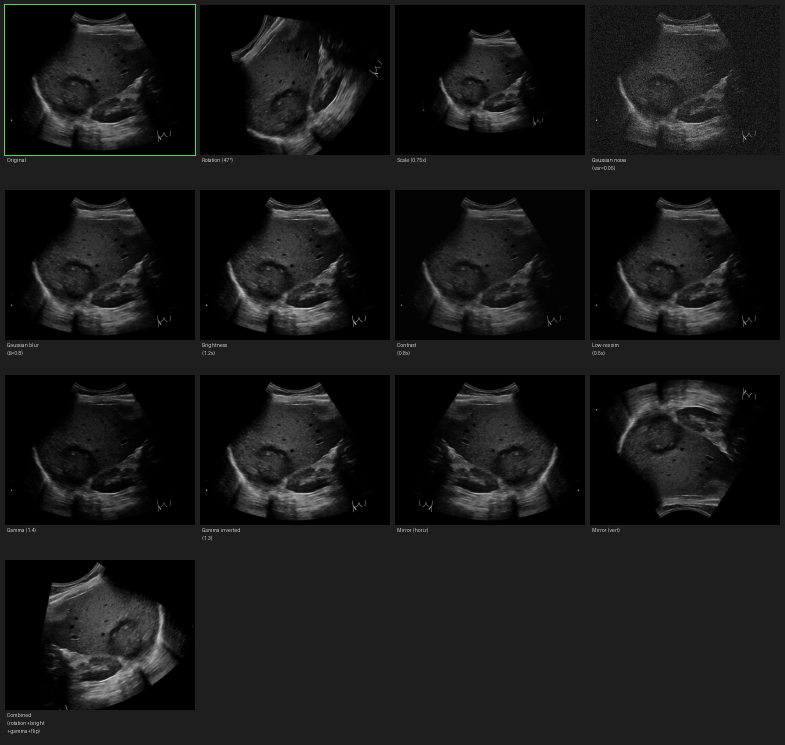
#> input picture analysis/augmentations/augmentation_examples.png, 1570 x 1490 px (shown at 1/2 size)
$ python visualize_augmentations.py --image augmentation_examples.png
#> lines starting #> are read from the running program, lines starting #| are printed output that depends on the picture
"""
Visualize nnU-Net's default augmentations applied to a liver ultrasound image.

Shows 10 individual transforms side by side with the original,
using the exact same parameters nnU-Net applies during training.

Usage:
    pip install numpy Pillow scipy scikit-image
    python visualize_augmentations.py --image path/to/image.jpg

Outputs a grid image to augmentation_examples.png
"""

import argparse
import numpy as np
from PIL import Image, ImageDraw, ImageFont
from scipy.ndimage import gaussian_filter, map_coordinates
from skimage.transform import resize


def load_and_prep(path):
    """Load image as grayscale float array normalized to 0-1."""
#> called with path = 'augmentation_examples.png'
    img = Image.open(path).convert("L")
    return np.array(img, dtype=np.float32) / 255.0


def to_pil(arr):
    """Convert 0-1 float array back to PIL Image."""
    return Image.fromarray((np.clip(arr, 0, 1) * 255).astype(np.uint8))

# --- Individual augmentations matching nnU-Net defaults ---

def aug_rotation(img, angle_deg=47):
    """Rotation. nnU-Net: p=0.2, ±180° for 2D."""
#> called with angle_deg = 47
    pil = to_pil(img)
    rotated = pil.rotate(angle_deg, resample=Image.BILINEAR, fillcolor=0)
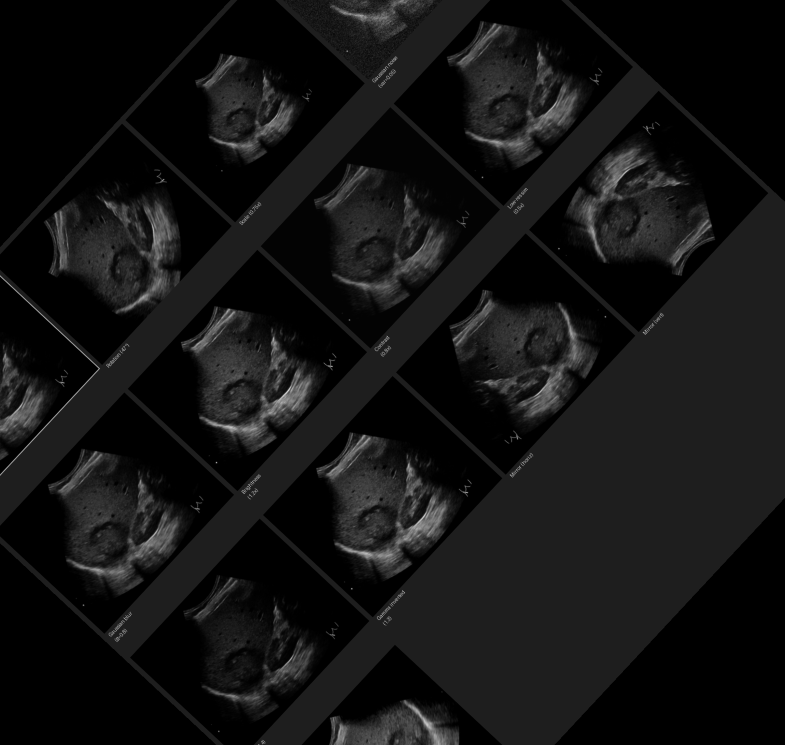
#> rotated: PIL image 1570x1490 L (shown at 1/2 size); min 0, max 233, mean 19.1
    return np.array(rotated, dtype=np.float32) / 255.0


def aug_scaling(img, scale=0.75):
    """Scaling. nnU-Net: p=0.2, range 0.7x to 1.4x."""
#> called with scale = 0.75
    h, w = img.shape
#> h = 1490; w = 1570
    new_h, new_w = int(h * scale), int(w * scale)
#> new_h = 1117; new_w = 1177
    resized = resize(img, (new_h, new_w), anti_aliasing=True, preserve_range=True)
    # Center in original canvas
    out = np.zeros_like(img)
    y_off = (h - new_h) // 2
#> y_off = 186
    x_off = (w - new_w) // 2
#> x_off = 196
    out[y_off:y_off+new_h, x_off:x_off+new_w] = resized
    return out


def aug_gaussian_noise(img, variance=0.05):
    """Gaussian noise. nnU-Net: p=0.1, variance 0 to 0.1."""
#> called with variance = 0.05
    noise = np.random.normal(0, np.sqrt(variance), img.shape).astype(np.float32)
    return img + noise
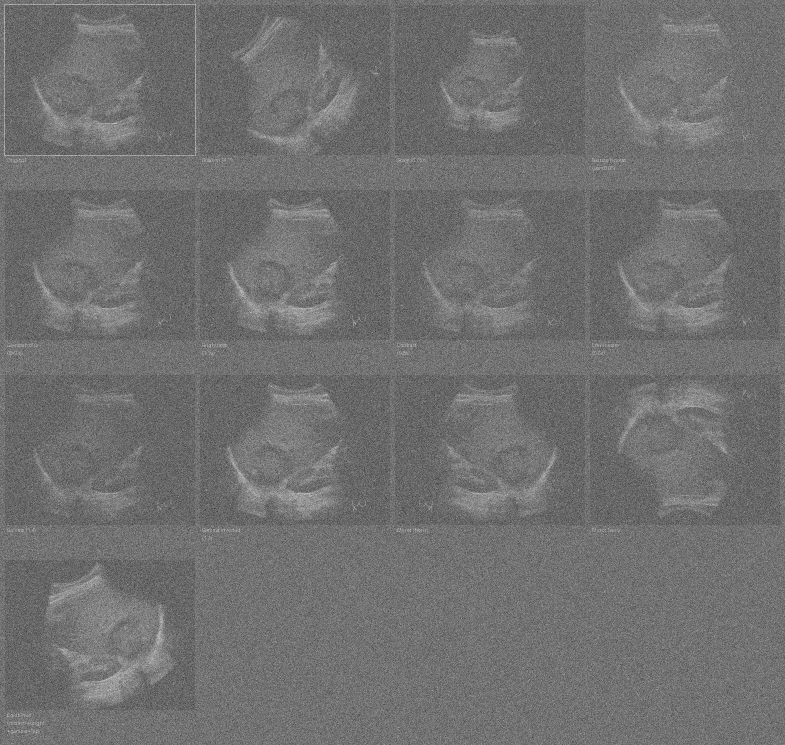
#> returned value: shape (1490, 1570) float32 (shown at 1/2 size); min -1.09, max 1.6, mean 0.0958; drawn with min black and max white


def aug_gaussian_blur(img, sigma=0.8):
    """Gaussian blur. nnU-Net: p=0.2, sigma 0.5 to 1.0."""
#> called with sigma = 0.8
    return gaussian_filter(img, sigma=sigma)


def aug_brightness(img, multiplier=1.2):
    """Multiplicative brightness. nnU-Net: p=0.15, range 0.75 to 1.25."""
#> called with multiplier = 1.2
    return img * multiplier


def aug_contrast(img, factor=0.8):
    """Contrast adjustment. nnU-Net: p=0.15, range 0.75 to 1.25."""
#> called with factor = 0.8
    mean = img.mean()
#> mean = 0.0956
    return (img - mean) * factor + mean


def aug_low_resolution(img, scale=0.5):
    """Low-resolution simulation. nnU-Net: p=0.25, downscale 0.5x to 1.0x."""
#> called with scale = 0.5
    h, w = img.shape
#> h = 1490; w = 1570
    small = resize(img, (int(h * scale), int(w * scale)),
                   anti_aliasing=True, preserve_range=True)
    return resize(small, (h, w), order=0, preserve_range=True)  # nearest neighbor upsample


def aug_gamma(img, gamma=1.4):
    """Gamma correction. nnU-Net: p=0.3, gamma 0.7 to 1.5."""
#> called with gamma = 1.4
    return np.power(np.clip(img, 1e-8, 1.0), gamma)


def aug_gamma_inverted(img, gamma=1.3):
    """Inverted gamma correction. nnU-Net: p=0.1, gamma 0.7 to 1.5.
    Inverts intensity, applies gamma, inverts back."""
#> called with gamma = 1.3
    inverted = 1.0 - img
    corrected = np.power(np.clip(inverted, 1e-8, 1.0), gamma)
    return 1.0 - corrected


def aug_mirror_horizontal(img):
    """Horizontal flip. nnU-Net: always enabled, axis 1."""
    return np.fliplr(img)


def aug_mirror_vertical(img):
    """Vertical flip. nnU-Net: always enabled, axis 0."""
    return np.flipud(img)


def aug_combined(img):
    """A plausible combination: rotation + brightness + gamma + horizontal flip.
    This is the kind of thing nnU-Net might produce on any given training step."""
    out = aug_rotation(img, angle_deg=-23)
    out = aug_brightness(out, multiplier=1.15)
    out = aug_gamma(out, gamma=0.8)
    out = aug_mirror_horizontal(out)
#> in aug_mirror_horizontal (call 2), `return np.fliplr(img)`:
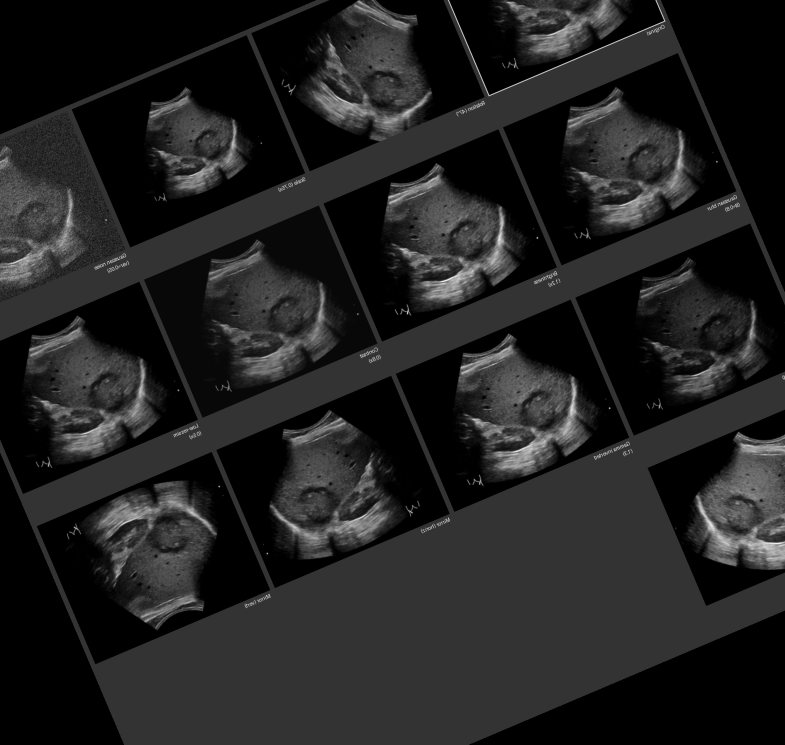
#> returned value: shape (1490, 1570) float32 (shown at 1/2 size); min 3.98e-07, max 1, mean 0.133
    return out


def main():
    parser = argparse.ArgumentParser()
    parser.add_argument("--image", required=True, help="Path to ultrasound image")
    parser.add_argument("--output", default="augmentation_examples.png")
    args = parser.parse_args()

    img = load_and_prep(args.image)

    augmentations = [
        ("Original", img),
        ("Rotation (47°)", aug_rotation(img, 47)),
        ("Scale (0.75x)", aug_scaling(img, 0.75)),
        ("Gaussian noise\n(var=0.05)", aug_gaussian_noise(img, 0.05)),
        ("Gaussian blur\n(σ=0.8)", aug_gaussian_blur(img, 0.8)),
        ("Brightness\n(1.2x)", aug_brightness(img, 1.2)),
        ("Contrast\n(0.8x)", aug_contrast(img, 0.8)),
        ("Low-res sim\n(0.5x)", aug_low_resolution(img, 0.5)),
        ("Gamma (1.4)", aug_gamma(img, 1.4)),
        ("Gamma inverted\n(1.3)", aug_gamma_inverted(img, 1.3)),
        ("Mirror (horiz)", aug_mirror_horizontal(img)),
        ("Mirror (vert)", aug_mirror_vertical(img)),
        ("Combined\n(rotation+bright\n+gamma+flip)", aug_combined(img)),
    ]

    # Layout: arrange in rows
    n = len(augmentations)
#> n = 13
    cols = 4
    rows = (n + cols - 1) // cols
#> rows = 4

    # Thumbnail size
    thumb_h, thumb_w = 300, 380
    pad = 10
    label_h = 60

    canvas_w = cols * (thumb_w + pad) + pad
    canvas_h = rows * (thumb_h + label_h + pad) + pad
#> canvas_h = 1490
    canvas = Image.new("RGB", (canvas_w, canvas_h), (30, 30, 30))
#> canvas: PIL image 1570x1490 RGB; every value is 30
    draw = ImageDraw.Draw(canvas)

    for idx, (name, aug_img) in enumerate(augmentations):
        row = idx // cols
        col = idx % cols

        x = pad + col * (thumb_w + pad)
        y = pad + row * (thumb_h + label_h + pad)

        # Resize augmented image to thumbnail
        pil_img = to_pil(aug_img)
        pil_img = pil_img.resize((thumb_w, thumb_h), Image.BILINEAR)

        # Green border for original
        if idx == 0:
            border = Image.new("RGB", (thumb_w + 4, thumb_h + 4), (80, 220, 80))
            border.paste(pil_img.convert("RGB"), (2, 2))
            canvas.paste(border, (x - 2, y - 2))
        else:
            canvas.paste(pil_img.convert("RGB"), (x, y))

        # Label
        for i, line in enumerate(name.split("\n")):
            draw.text((x + 4, y + thumb_h + 4 + i * 16), line, fill=(200, 200, 200))
#> this loop made 13 passes
#> (row, col, x, y) on passes 4, 5, 6, 7, 8, 10, 13: (0, 3, 1180, 10), (1, 0, 10, 380), (1, 1, 400, 380), (1, 2, 790, 380), (1, 3, 1180, 380), (2, 1, 400, 750), (3, 0, 10, 1120)
#> (name, row, col, x, y) on passes 1, 2, 3, 9, 11, 12: ('Original', 0, 0, 10, 10), ('Rotation (47°)', 0, 1, 400, 10), ('Scale (0.75x)', 0, 2, 790, 10), ('Gamma (1.4)', 2, 0, 10, 750), ('Mirror (horiz)', 2, 2, 790, 750), ('Mirror (vert)', 2, 3, 1180, 750)
#> pass 1, in main, `border = Image.new("RGB", (thumb_w + 4, thumb_h + 4), (80, 220, 80))`:
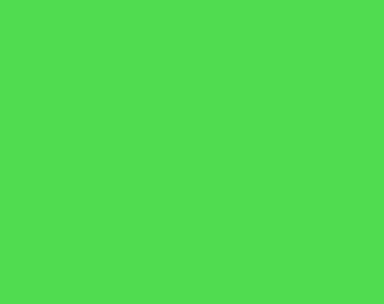
#> border: PIL image 384x304 RGB; mean R, G, B 80, 220, 80
#> after the loop:
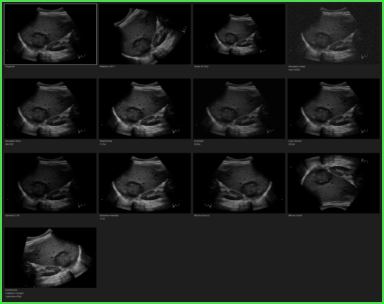
#> border: PIL image 384x304 RGB; mean R, G, B 25.7, 29, 25.7
#> after the loop:
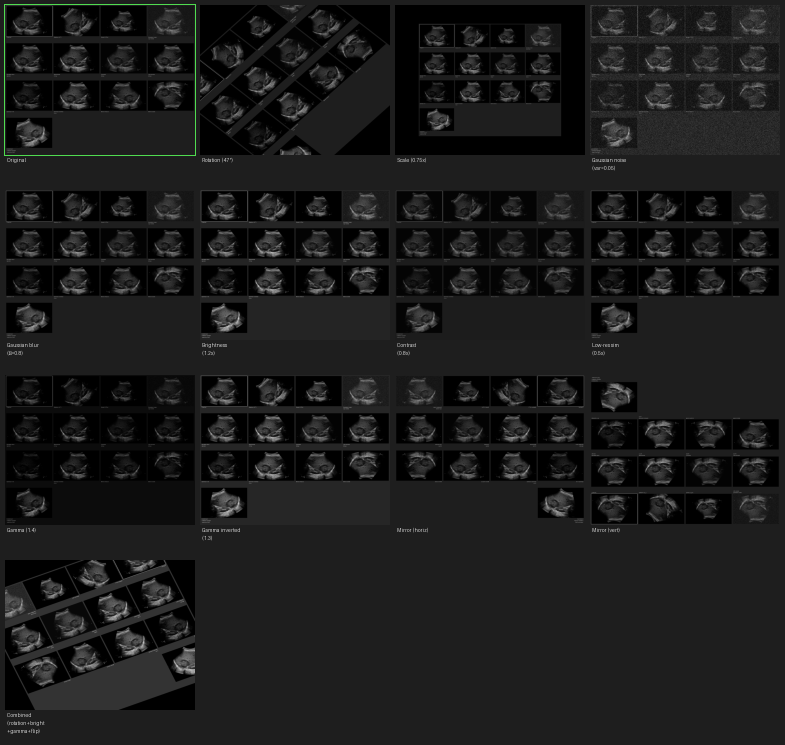
#> canvas: PIL image 1570x1490 RGB (shown at 1/2 size); mean R, G, B 26.9, 27, 26.9
#> after the loop:
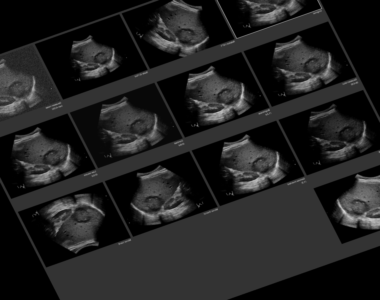
#> pil_img: PIL image 380x300 L; min 0, max 211, mean 33.7

    canvas.save(args.output, quality=95)
    print(f"Saved to {args.output}")
    print(f"Grid: {cols} cols x {rows} rows, {n} augmentations")
#| Grid: 4 cols x 4 rows, 13 augmentations


if __name__ == "__main__":
    main()
